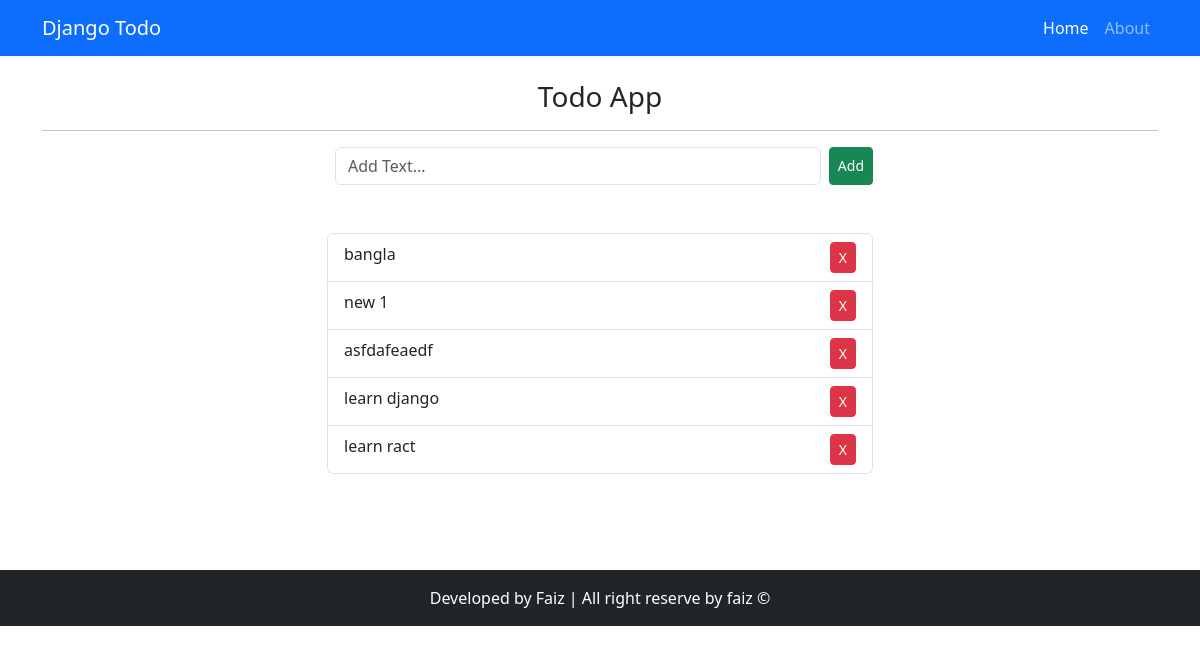
Before: / with the older database file.
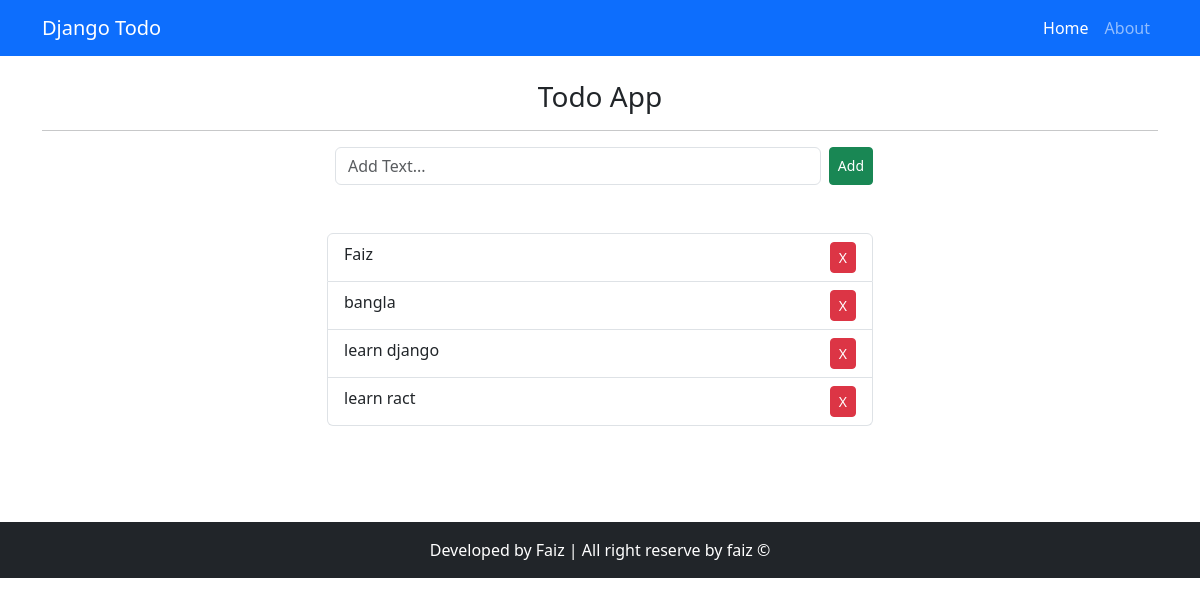
After: the same page with the newer database file.
### todoapp/models.py (models this page shows, shortened)
class Todo(models.Model):
    text = models.CharField(max_length=200)
    created_at = models.DateTimeField(auto_now_add=True)
    class Meta:
        ordering = ('-created_at',)

### todoapp/views.py (the view)
# urls.py: path('',v.index, name='index'),
def index(request):
    if request.method=='POST':
        text = request.POST.get("text").strip()
        if text:
            Todo.objects.create(text=text)
        return redirect('/')
    todos = Todo.objects.all()
    context = {
        'todos':todos
    }
    return render(request,'todoapp/index.html',context)

### todoapp/templates/todoapp/index.html (shortened to what this page needs)
{% extends 'todoapp/base.html' %}
{% block content %}
<h3 class="text-center">Todo App</h3>
<hr>
<div class="row">
  <div class="col-md-6 col-sm-12 mx-auto">
    <form action="{% url 'index' %}" method="post">
      <div class="d-flex">
        <input type="text" name="text" id="text" class="form-control ms-2"placeholder='Add Text...' autocomplete="off" required>
      <button type="submit"class='btn btn-success btn-sm ms-2'>Add</button>
      </div>
    </form>
    <div class="my-5">
      <ul class="list-group">
        {% for todo in todos %}
        <li class="list-group-item">
          <div class="d-flex justify-content-between">
      <span>{{todo.text}}</span>
          <a class="btn btn-danger btn-sm" href="{% url 'delete' todo.id %}"> X </a>
        </div>
      </li>
      {% endfor %}
      </ul>
    </div>
  </div>
</div>
{% endblock %}

### todoapp/templates/todoapp/base.html (shortened to what this page needs)
<!doctype html>
<html lang="en">
  <head>
    <link href="https://cdn.jsdelivr.net/npm/bootstrap@5.3.0/dist/css/bootstrap.min.css" rel="stylesheet">
  </head>
  <body>
    {% include 'todoapp/components/navbar.html' %}
    <div class="container my-4">{% block content %}{% endblock  %}</div>
    {% include 'todoapp/components/footer.html' %}
  </body>
</html>

### todoapp/templates/todoapp/components/navbar.html (shortened to what this page needs)
<nav class="navbar navbar-expand-lg bg-primary navbar-dark">
    <div class="container">
      <a class="navbar-brand" href="{% url 'index'%}">Django Todo</a>
      <div class="collapse navbar-collapse" id="navbarSupportedContent">
        <ul class="navbar-nav ms-auto mb-2 mb-lg-0">
          <li class="nav-item">
            <a class="nav-link {% if request.path == '/' %} active {% endif%}" href="{% url 'index'%}">Home</a>
          <li class="nav-item">
            <a class="nav-link{% if request.path == '/about/' %} active {% endif %} " href="{% url 'about' %}">About</a>
          </li>
        </ul>
      </div>
    </div>
  </nav>

### todoapp/templates/todoapp/components/footer.html
<footer class="footer py-3 bg-dark text-white text-center my-5">
    Developed by Faiz | All right reserve by faiz &copy;
  </footer>

Changed rows visible on the page:
removed Todo: text "new 1"
removed Todo: text "asfdafeaedf"
added Todo: text "Faiz"
